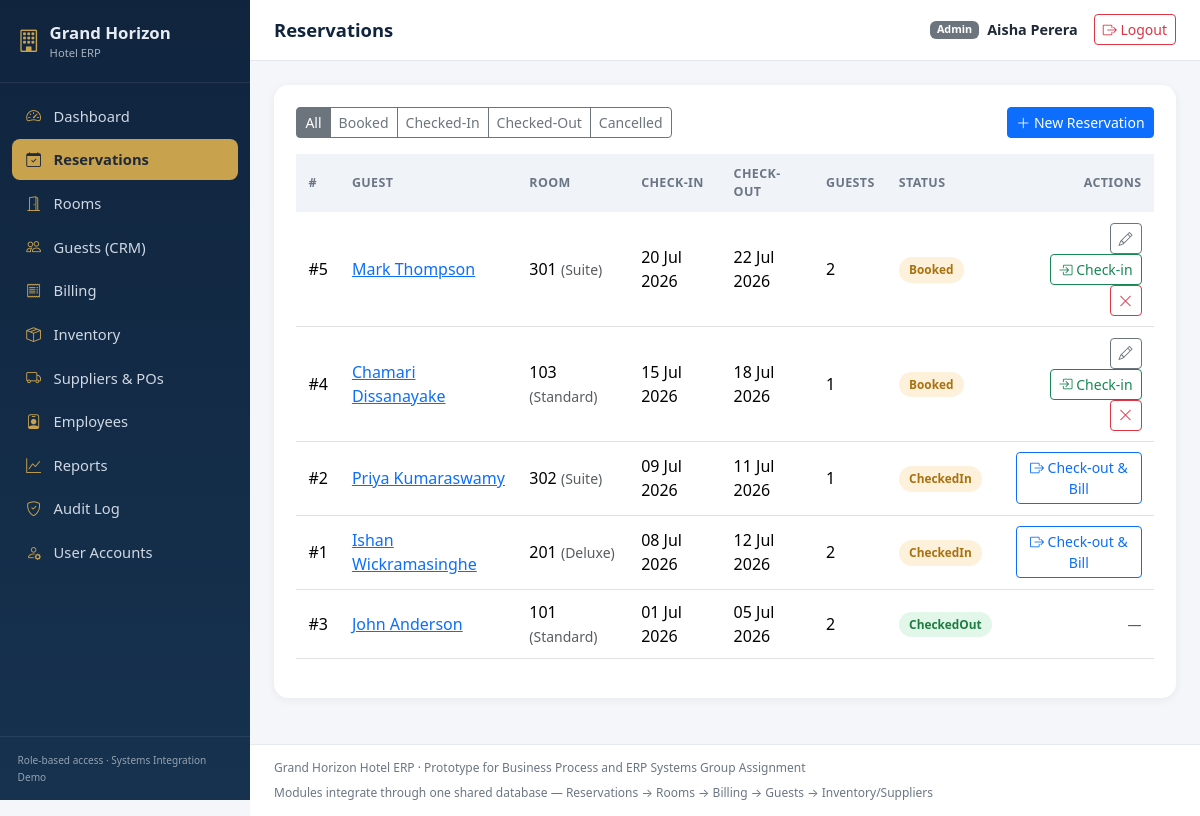
The app's page /modules/reservations/list.php (signed in) with its own data.
### tables this page shows
CREATE TABLE Reservations (
    ReservationID  INT AUTO_INCREMENT PRIMARY KEY,
    GuestID        INT NOT NULL,
    RoomID         INT NOT NULL,
    CheckInDate    DATE NOT NULL,
    CheckOutDate   DATE NOT NULL,
    ActualCheckIn  DATETIME NULL,
    ActualCheckOut DATETIME NULL,
    NumGuests      INT NOT NULL DEFAULT 1,
    Status         ENUM('Booked','CheckedIn','CheckedOut','Cancelled') NOT NULL DEFAULT 'Booked',
    CreatedBy      INT NULL,
    CreatedAt      DATETIME NOT NULL DEFAULT CURRENT_TIMESTAMP,
    FOREIGN KEY (GuestID) REFERENCES Guests(GuestID),
    FOREIGN KEY (RoomID) REFERENCES Rooms(RoomID),
    FOREIGN KEY (CreatedBy) REFERENCES Users(UserID)
);

CREATE TABLE Guests (
    GuestID      INT AUTO_INCREMENT PRIMARY KEY,
    FullName     VARCHAR(100) NOT NULL,
    Email        VARCHAR(120) NULL,
    Phone        VARCHAR(30) NULL,
    Address      VARCHAR(255) NULL,
    IDNumber     VARCHAR(50) NULL,
    LoyaltyTier  ENUM('Standard','Silver','Gold','Platinum') NOT NULL DEFAULT 'Standard',
    CreatedAt    DATETIME NOT NULL DEFAULT CURRENT_TIMESTAMP
);

CREATE TABLE Rooms (
    RoomID       INT AUTO_INCREMENT PRIMARY KEY,
    RoomNumber   VARCHAR(10) NOT NULL UNIQUE,
    RoomTypeID   INT NOT NULL,
    Floor        INT NOT NULL DEFAULT 1,
    Status       ENUM('Available','Occupied','Maintenance','Cleaning') NOT NULL DEFAULT 'Available',
    Notes        VARCHAR(255) NULL,
    FOREIGN KEY (RoomTypeID) REFERENCES RoomTypes(RoomTypeID)
);

CREATE TABLE RoomTypes (
    RoomTypeID   INT AUTO_INCREMENT PRIMARY KEY,
    TypeName     VARCHAR(50) NOT NULL,
    BaseRate     DECIMAL(10,2) NOT NULL,
    MaxOccupancy INT NOT NULL DEFAULT 2,
    Description  VARCHAR(255) NULL
);

### includes/functions.php (called while the page is built, shortened)
<?php
function e(?string $value): string
{
    return htmlspecialchars($value ?? '', ENT_QUOTES, 'UTF-8');
}
function formatDate(?string $date): string
{
    return date('d M Y', strtotime($date));
}

### modules/reservations/list.php (the view, shortened to what this page needs)
<?php
require_once __DIR__ . '/../../includes/auth.php';
$statusFilter = $_GET['status'] ?? '';
$sql = "SELECT r.ReservationID, g.FullName, g.GuestID, rm.RoomNumber, rt.TypeName, r.CheckInDate, r.CheckOutDate,
               r.ActualCheckIn, r.ActualCheckOut, r.NumGuests, r.Status
        FROM Reservations r
        JOIN Guests g ON g.GuestID = r.GuestID
        JOIN Rooms rm ON rm.RoomID = r.RoomID
        JOIN RoomTypes rt ON rt.RoomTypeID = rm.RoomTypeID";
$params = [];
$sql .= ' ORDER BY r.CheckInDate DESC';
$stmt = $pdo->prepare($sql);
$stmt->execute($params);
$reservations = $stmt->fetchAll();
require __DIR__ . '/../../includes/header.php';
?>
<div class="section-card">
  <div class="d-flex justify-content-between align-items-center flex-wrap gap-2 mb-3">
    <div class="btn-group" role="group">
      <a href="?status=" class="btn btn-sm btn-outline-secondary <?= $statusFilter==='' ?'active':'' ?>">All</a>
      <a href="?status=Booked" class="btn btn-sm btn-outline-secondary <?= $statusFilter==='Booked' ?'active':'' ?>">Booked</a>
      <a href="?status=CheckedIn" class="btn btn-sm btn-outline-secondary <?= $statusFilter==='CheckedIn' ?'active':'' ?>">Checked-In</a>
      <a href="?status=CheckedOut" class="btn btn-sm btn-outline-secondary <?= $statusFilter==='CheckedOut' ?'active':'' ?>">Checked-Out</a>
      <a href="?status=Cancelled" class="btn btn-sm btn-outline-secondary <?= $statusFilter==='Cancelled' ?'active':'' ?>">Cancelled</a>
    </div>
    <a href="add.php" class="btn btn-primary btn-sm"><i class="bi bi-plus-lg"></i> New Reservation</a>
  </div>
  <div class="table-responsive">
    <table class="table erp-table align-middle">
      <thead>
        <tr>
          <th>#</th><th>Guest</th><th>Room</th><th>Check-in</th><th>Check-out</th>
          <th>Guests</th><th>Status</th><th class="text-end">Actions</th>
        </tr>
      </thead>
      <tbody>
        <?php foreach ($reservations as $r): ?>
        <tr>
          <td>#<?= (int) $r['ReservationID'] ?></td>
          <td>
            <a href="../guests/profile.php?id=<?= (int) $r['GuestID'] ?>"><?= e($r['FullName']) ?></a>
          </td>
          <td><?= e($r['RoomNumber']) ?> <span class="text-muted small">(<?= e($r['TypeName']) ?>)</span></td>
          <td><?= formatDate($r['CheckInDate']) ?></td>
          <td><?= formatDate($r['CheckOutDate']) ?></td>
          <td><?= (int) $r['NumGuests'] ?></td>
          <td><span class="status-pill status-<?= e($r['Status']) ?>"><?= e($r['Status']) ?></span></td>
          <td class="text-end">
            <?php if ($r['Status'] === 'Booked'): ?>
              <a href="edit.php?id=<?= (int) $r['ReservationID'] ?>" class="btn btn-sm btn-outline-secondary"><i class="bi bi-pencil"></i></a>
              <a href="checkin.php?id=<?= (int) $r['ReservationID'] ?>" class="btn btn-sm btn-outline-success" data-confirm="Check in this guest now?"><i class="bi bi-box-arrow-in-right"></i> Check-in</a>
              <a href="cancel.php?id=<?= (int) $r['ReservationID'] ?>" class="btn btn-sm btn-outline-danger" data-confirm="Cancel this reservation?"><i class="bi bi-x-lg"></i></a>
            <?php elseif ($r['Status'] === 'CheckedIn'): ?>
              <a href="checkout.php?id=<?= (int) $r['ReservationID'] ?>" class="btn btn-sm btn-outline-primary"><i class="bi bi-box-arrow-right"></i> Check-out &amp; Bill</a>
            <?php else: ?>
              <span class="text-muted small">&mdash;</span>
            <?php endif; ?>
          </td>
        </tr>
        <?php endforeach; ?>
      </tbody>
    </table>
  </div>
</div>
<?php require __DIR__ . '/../../includes/footer.php'; ?>

### assets/css/style.css (style rules this page uses)
:root { --brand-navy: #10243e; --brand-navy-light: #16324f; --brand-gold: #c8a24d; --brand-gold-dark: #a9803a; --bg-app: #f4f6f9; --text-muted: #6b7685; --card-radius: 0.9rem; }
* { box-sizing: border-box; }
body { background: var(--bg-app); font-family: 'Segoe UI', system-ui, -apple-system, sans-serif; color: #1f2937; }
.section-card { background: #fff; border-radius: var(--card-radius); box-shadow: 0 2px 10px rgba(16,36,62,0.06); padding: 1.4rem; margin-bottom: 1.4rem; }
table.erp-table thead th { background: #f0f3f8; font-size: 0.78rem; text-transform: uppercase; letter-spacing: 0.03em; color: var(--text-muted); border-bottom: none; }
table.erp-table td, table.erp-table th { vertical-align: middle; padding: 0.65rem 0.75rem; }
.status-pill { padding: 0.25rem 0.65rem; border-radius: 999px; font-size: 0.74rem; font-weight: 600; display: inline-block; }
.status-Available, .status-Paid, .status-CheckedOut, .status-Received, .status-Approved { background: #e3f6ea; color: #1e7e42; }
.status-Occupied, .status-Booked, .status-CheckedIn, .status-Pending { background: #fdf1dc; color: #a9720f; }

### records on screen
reservations: ReservationID "5", GuestID.FullName "Mark Thompson", RoomID.RoomNumber "301", roomtypes.TypeName "Suite", CheckInDate "20 Jul 2026", CheckOutDate "22 Jul 2026", NumGuests "2", Status "Booked"
reservations: ReservationID "4", GuestID.FullName "Chamari Dissanayake", RoomID.RoomNumber "103", roomtypes.TypeName "Standard", CheckInDate "15 Jul 2026", CheckOutDate "18 Jul 2026", NumGuests "1", Status "Booked"
reservations: ReservationID "2", GuestID.FullName "Priya Kumaraswamy", RoomID.RoomNumber "302", roomtypes.TypeName "Suite", CheckInDate "09 Jul 2026", CheckOutDate "11 Jul 2026", NumGuests "1", Status "CheckedIn"
reservations: ReservationID "1", GuestID.FullName "Ishan Wickramasinghe", RoomID.RoomNumber "201", roomtypes.TypeName "Deluxe", CheckInDate "08 Jul 2026", CheckOutDate "12 Jul 2026", NumGuests "2", Status "CheckedIn"
reservations: ReservationID "3", GuestID.FullName "John Anderson", RoomID.RoomNumber "101", roomtypes.TypeName "Standard", CheckInDate "01 Jul 2026", CheckOutDate "05 Jul 2026", NumGuests "2", Status "CheckedOut"

### other values on screen
$item['label'] "Dashboard"
$item['label'] "Reservations"
$item['label'] "Rooms"
$item['label'] "Guests (CRM)"
$item['label'] "Billing"
$item['label'] "Inventory"
$item['label'] "Suppliers & POs"
$item['label'] "Employees"
$item['label'] "Reports"
$item['label'] "Audit Log"
$item['label'] "User Accounts"
$pageTitle "Reservations"
$user['role'] "Admin"
$user['name'] "Aisha Perera"
